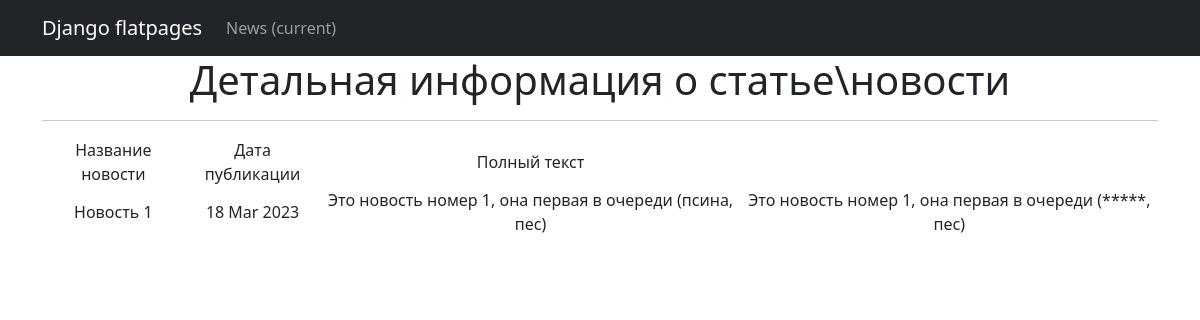
Screenshot of /news/1 with the database file from the repository.
### simpleapp/models.py (models this page shows, shortened)
class Post(models.Model):
    article = models.CharField(
        max_length=50,
    )
    text = models.TextField()
    time_in = models.DateTimeField(
        auto_now_add=True
    )
    name_author = models.TextField()

### simpleapp/views.py (the view)
# urls.py: path('<int:pk>', PostDetail.as_view()),
class PostDetail(DeleteView):
    model = Post
    template_name = 'news2.html'
    context_object_name = 'news'

### simpleapp/templatetags/custom_filters.py (called while the page is built)
@register.filter()
def censor(value):
    for word in bad_words:
        if word in value:
            censor_word = ''.join(['*' for word in range(len(word))])
            value = value.replace(word, censor_word)
    return value

### templates/news2.html (shortened to what this page needs)
{% extends 'flatpages/default.html' %}
{% load custom_filters %}
{% block content %}
   <h1>Детальная информация о статье\новости</h1>
   <hr>
   {% if news %}
       <table>
           <tr>
               <td>Название новости</td>
               <td>Дата публикации</td>
               <td>Полный текст</td>
           </tr>
           <tr>
               <td>{{ news.article }}</td>
               <td>{{ news.time_in|date:'d M Y' }}</td>
               <td>{{ news.text }}</td>
               <td>{{ news.text|censor }}</td>
           </tr>
       </table>
   {% else %}
       <h2>Ничего нет!</h2>
   {% endif %}
{% endblock content %}

### rows the page displays
Post: article "Новость 1", time_in "18 Mar 2023", text "Это новость номер 1, она первая в очереди (псина, пес)", text|censor "Это новость номер 1, она первая в очереди (*****, пес)"
